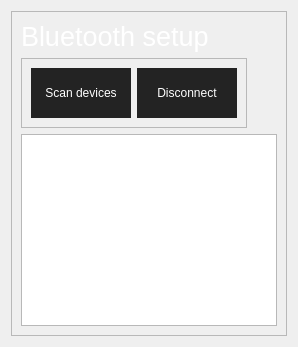
            <widget class="QWidget" name="page_settings_bluetooth">
             <layout class="QVBoxLayout" name="verticalLayout_19">
              <item>
               <widget class="QFrame" name="frame_settings_bluetooth">
                <property name="frameShape">
                 <enum>QFrame::StyledPanel</enum>
                </property>
                <property name="frameShadow">
                 <enum>QFrame::Raised</enum>
                </property>
                <layout class="QVBoxLayout" name="verticalLayout_18">
                 <item>
                  <widget class="QLabel" name="label_settings_bluetooth">
                   <property name="font">
                    <font>
                     <pointsize>20</pointsize>
                    </font>
                   </property>
                   <property name="styleSheet">
                    <string notr="true">color: #FFF;</string>
                   </property>
                   <property name="text">
                    <string>Bluetooth setup</string>
                   </property>
                  </widget>
                 </item>
                 <item alignment="Qt::AlignLeft">
                  <widget class="QFrame" name="frame_settings_bluetooth_content">
                   <property name="minimumSize">
                    <size>
                     <width>0</width>
                     <height>60</height>
                    </size>
                   </property>
                   <property name="frameShape">
                    <enum>QFrame::StyledPanel</enum>
                   </property>
                   <property name="frameShadow">
                    <enum>QFrame::Raised</enum>
                   </property>
                   <layout class="QHBoxLayout" name="horizontalLayout_5">
                    <item>
                     <widget class="QPushButton" name="btn_settings_bluetooth_scan_devices">
                      <property name="minimumSize">
                       <size>
                        <width>100</width>
                        <height>50</height>
                       </size>
                      </property>
                      <property name="maximumSize">
                       <size>
                        <width>100</width>
                        <height>16777215</height>
                       </size>
                      </property>
                      <property name="styleSheet">
                       <string notr="true">QPushButton {
	color: rgb(255,255,255);
 	background-color: rgb(35,35,35);
	border: 0px solid;
}
QPushButton:hover {
	background-color: rgb(85, 170, 255);
}</string>
                      </property>
                      <property name="text">
                       <string>Scan devices</string>
                      </property>
                     </widget>
                    </item>
                    <item>
                     <widget class="QPushButton" name="btn_settings_bluetooth_disconnect">
                      <property name="minimumSize">
                       <size>
                        <width>100</width>
                        <height>50</height>
                       </size>
                      </property>
                      <property name="maximumSize">
                       <size>
                        <width>100</width>
                        <height>16777215</height>
                       </size>
                      </property>
                      <property name="styleSheet">
                       <string notr="true">QPushButton {
	color: rgb(255,255,255);
 	background-color: rgb(35,35,35);
	border: 0px solid;
}
QPushButton:hover {
	background-color: rgb(85, 170, 255);
}</string>
                      </property>
                      <property name="text">
                       <string>Disconnect</string>
                      </property>
                     </widget>
                    </item>
                   </layout>
                  </widget>
                 </item>
                 <item>
                  <widget class="QListWidget" name="listWidget_settings_bluetooth_devices">
                   <property name="font">
                    <font>
                     <pointsize>15</pointsize>
                    </font>
                   </property>
                  </widget>
                 </item>
                </layout>
               </widget>
              </item>
             </layout>
            </widget>
